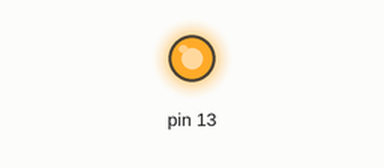
Recording of a sketch running on a simulated Arduino Uno, built with avr-gcc and run on an emulated ATmega328P. Shown: output pins drawn as LEDs (lit = HIGH). At 0.0 s the program stops and its outputs stay as they are.

Above: at 0.1 s.
Timing chart, 0 to 1.5 s (numbered marks = the images above):
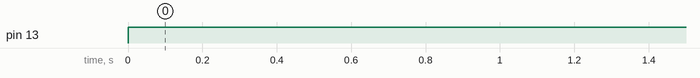

The sketch:

sketch_jan24a.ino
```cpp
//Типи даних
// bool x = true;
// bool x = 0;
// byte y = 200
// int digit = 1984
// long chyslo = 40000000
// float
// double // те саме що і float, проте зберігає більше щначень після коми
// char words = 'slova' // зберігає символи
// цифровий сигнал - 0 фбо 1, високий/низький рівень, . Аналоговий - змінюється з часом і здатен набувати різних значень в діапазоні
// byte зберігає значення від 0 до 275
// int набуває значення від -32000 до 32000
// long може набувати більших значень (+- 2 мільярди)

// const int GREEN_LED = 11;
// const int YELLOW_LED = 12;
// const int RED_LED = 13;
// int COUNTER_RED = 0;
// void setup() {
//   Serial.begin(9600);
//   pinMode(RED_LED, OUTPUT);
//   pinMode(YELLOW_LED, OUTPUT);
//   pinMode(GREEN_LED, OUTPUT);

//   // pinMode(RED_LED, INPUT);
// }

// void loop() {
//   digitalWrite(RED_LED, HIGH);
//   Serial.println("RED is ON");
//   delay(1000); //delay - затримка
//   digitalWrite(RED_LED, LOW);
//   Serial.println("RED is OFF");
//   delay(1000);
//   digitalWrite(YELLOW_LED, HIGH);
//   Serial.println("RED is ON");
//   delay(1000); //delay - затримка
//   digitalWrite(YELLOW, LOW);
//   Serial.println("RED is OFF");
//   delay(1000);
//     digitalWrite(RED_LED, HIGH);
//   Serial.println("RED is ON");
//   delay(1000); //delay - затримка
//   digitalWrite(RED_LED, LOW);
//   Serial.println("RED is OFF");
//   delay(1000);
// }
// int x;
// void setup() {
//   Serial.begin(115200);
// }
// void loop() {
//   if(Serial.available()){
//   x = Serial.parseInt();
//   }
//   Serial.println(x);
// }

// void setup() {
//   Serial.begin(9600);

// }

// void loop() {
//   for(int i = 0; i < 10; i++){
//     Serial.print(i);

//   }
//   delay(1000);
//   Serial.println();
// }

// int i;
// int x;
// void setup() {
//   Serial.begin(9600);

// }

// void loop() {

//   if(Serial.available()){
//     x = Serial.parseInt();
//   }

//   i = pow(x, 2);

//   while(i < 100){
//     if(Serial.available()){
//       x = Serial.parseInt();
//       }
//     i = pow(x, 2);
//     Serial.println("Ми в циклі");

//   }
//   Serial.println("Ми вйшли з цикла");
// }
void setup() {
  Serial.begin(9600);
  pinMode(13, OUTPUT);
  pinMode(12, INPUT);

}

void loop() {
  int buttonState = digitalRead(13);
  while(buttonState == LOW){
    digitalWrite(13, HIGH);
  }

}
```

Measured:
- by itself, pin 13: LOW → HIGH at 0.00 s
